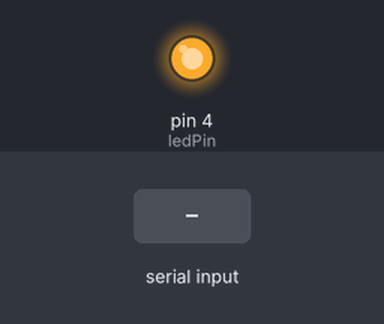
A sketch run on a simulated Arduino Uno, built with avr-gcc and run on an emulated ATmega328P. Parts: output pins drawn as LEDs (lit = HIGH). Dashed ring = blinking. The test bench sets the inputs (shaded band). What the sketch prints to the serial monitor is not drawn.

Above: at 1.2 s.
1.3 s: "#1" received over Serial
At 2.7 s:
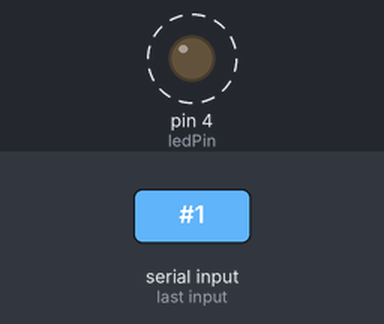
4.3 s: "#f" received over Serial
At 6.2 s:
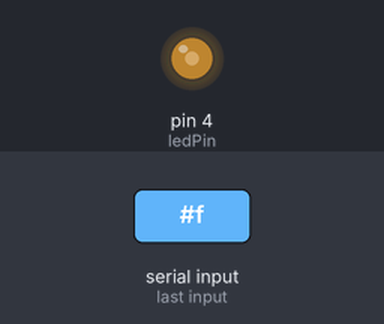
6.8 s: "#0" received over Serial
At 7.6 s:
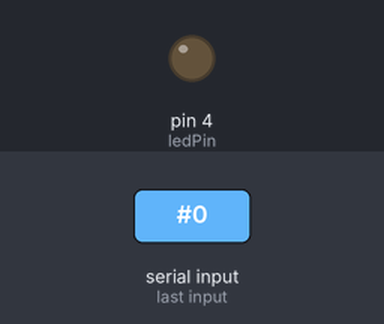
Timing chart, 0 to 9.8 s (numbered marks = the images above; inputs shaded):
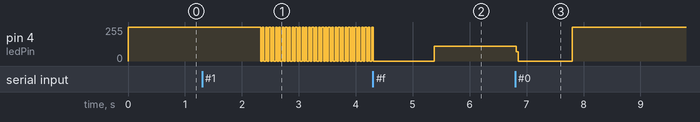

The sketch:

hyperBLE.ino
```cpp
//Data expected:
// #1 ... tuns ON
// #2 ... turns oFF
// #f:340 ... FREQ to 340

bool lightsON = false;
float freq = 17;
int ledPin = 4;


void setup() {
  Serial.begin(115200);
  pinMode(ledPin, OUTPUT);
}


float periodo() {
//  float peri = 1/freq;
//  float halfer = peri/2;
//  float millisec = halfer*1000;
//  return millisec;

  return ((1/freq)/2)*1000;
}

float blinkus(){
  digitalWrite(ledPin, HIGH);
  delay(periodo());
  digitalWrite(ledPin, LOW);
  delay(periodo());
}

String getValue(String data, char separator, int index)
{
  int found = 0;
  int strIndex[] = { 0, -1 };
  int maxIndex = data.length() - 1;

  for (int i = 0; i <= maxIndex && found <= index; i++) {
    if (data.charAt(i) == separator || i == maxIndex) {
      found++;
      strIndex[0] = strIndex[1] + 1;
      strIndex[1] = (i == maxIndex) ? i + 1 : i;
    }
  }
  return found > index ? data.substring(strIndex[0], strIndex[1]) : "";
}

void loop() {

  while (Serial.available() > 0 ) {

    String str = Serial.readString();


    if (str.indexOf("#1") > -1) {
      lightsON = true;
      Serial.write("lightsON");
    }

    if (str.indexOf("#0") > -1) {
      lightsON = false;
      Serial.write("lightsOFF");
    }

    if (str.indexOf("#f") > -1) {
      String xval = getValue(str, ':', 1);
      //      xval = "x:"+xval;
      //      const char* s;
      //        s= xval.c_str();
      //       Serial.write(s);
      freq = xval.toInt();
      Serial.write("freq set");
    }

  }

  if (lightsON) {
      blinkus();
  } else {
    digitalWrite(ledPin, HIGH);
  }

}
```

Measured:
- after the input at 1.3 s, pin 4 (ledPin): alternates 255/255 for 0.03 s and 0/255 for 0.03 s, starting after 1.0 s
- after the input at 6.8 s, pin 4 (ledPin): 112/255 → 0/255 at once, → 255/255 0.99 s later
